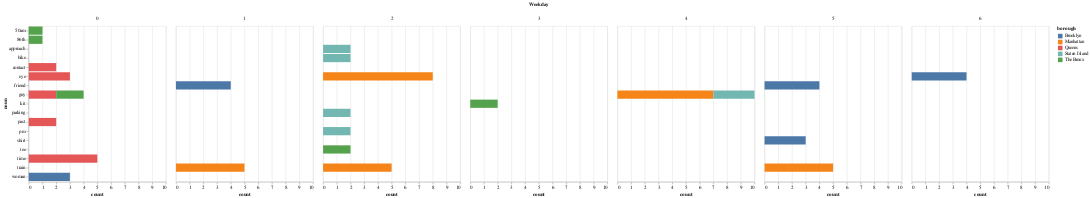

Notebook cell for this chart:
### Code cell
df_noun_borough = df[['noun', 'borough', 'Weekday']]
df_noun_borough['noun'] = df_noun_borough['noun'].apply(literal_eval)
df_exploded = df_noun_borough.explode('noun')
df_exploded
# # Group by 'borough' and get the value counts for 'nouns'
noun_counts = df_exploded.groupby(['borough', 'Weekday', 'noun']).size().reset_index(name='count')
# noun_counts
value_counts = noun_counts.groupby('borough').apply(lambda x: x.nlargest(5, 'count')).reset_index(drop=True)
value_counts

alt.Chart(value_counts).mark_bar().encode(
    y='noun',
    x='count',
    color='borough',
    column='Weekday'
)

## noun to replace t, tee, and shirt

### Figure 1 — Vega-Lite specification as saved in the notebook (floating-point values rounded to 4 significant figures)
{"config": {"view": {"continuousWidth": 300, "continuousHeight": 300}}, "data": {"name": "data-09772782c7efc1d3e798f094f31a0092"}, "mark": {"type": "bar"}, "encoding": {"color": {"field": "borough", "type": "nominal"}, "column": {"field": "Weekday", "type": "quantitative"}, "x": {"field": "count", "type": "quantitative"}, "y": {"field": "noun", "type": "nominal"}}, "$schema": "https://vega.github.io/schema/vega-lite/v5.17.0.json", "datasets": {"data-09772782c7efc1d3e798f094f31a0092": [{"borough": "Brooklyn", "Weekday": 1, "noun": "friend", "count": 4}, {"borough": "Brooklyn", "Weekday": 5, "noun": "friend", "count": 4}, {"borough": "Brooklyn", "Weekday": 6, "noun": "eye", "count": 4}, {"borough": "Brooklyn", "Weekday": 0, "noun": "woman", "count": 3}, {"borough": "Brooklyn", "Weekday": 5, "noun": "shirt", "count": 3}, {"borough": "Manhattan", "Weekday": 2, "noun": "eye", "count": 8}, {"borough": "Manhattan", "Weekday": 4, "noun": "guy", "count": 7}, {"borough": "Manhattan", "Weekday": 1, "noun": "train", "count": 5}, {"borough": "Manhattan", "Weekday": 2, "noun": "train", "count": 5}, {"borough": "Manhattan", "Weekday": 5, "noun": "train", "count": 5}, {"borough": "Queens", "Weekday": 0, "noun": "time", "count": 5}, {"borough": "Queens", "Weekday": 0, "noun": "eye", "count": 3}, {"borough": "Queens", "Weekday": 0, "noun": "contact", "count": 2}, {"borough": "Queens", "Weekday": 0, "noun": "guy", "count": 2}, {"borough": "Queens", "Weekday": 0, "noun": "past", "count": 2}, {"borough": "Staten Island", "Weekday": 4, "noun": "guy", "count": 3}, {"borough": "Staten Island", "Weekday": 2, "noun": "approach", "count": 2}, {"borough": "Staten Island", "Weekday": 2, "noun": "bike", "count": 2}, {"borough": "Staten Island", "Weekday": 2, "noun": "parking", "count": 2}, {"borough": "Staten Island", "Weekday": 2, "noun": "pm", "count": 2}, {"borough": "The Bronx", "Weekday": 0, "noun": "guy", "count": 2}, {"borough": "The Bronx", "Weekday": 2, "noun": "tee", "count": 2}, {"borough": "The Bronx", "Weekday": 3, "noun": "kit", "count": 2}, {"borough": "The Bronx", "Weekday": 0, "noun": "50am", "count": 1}, {"borough": "The Bronx", "Weekday": 0, "noun": "86th", "count": 1}]}}
